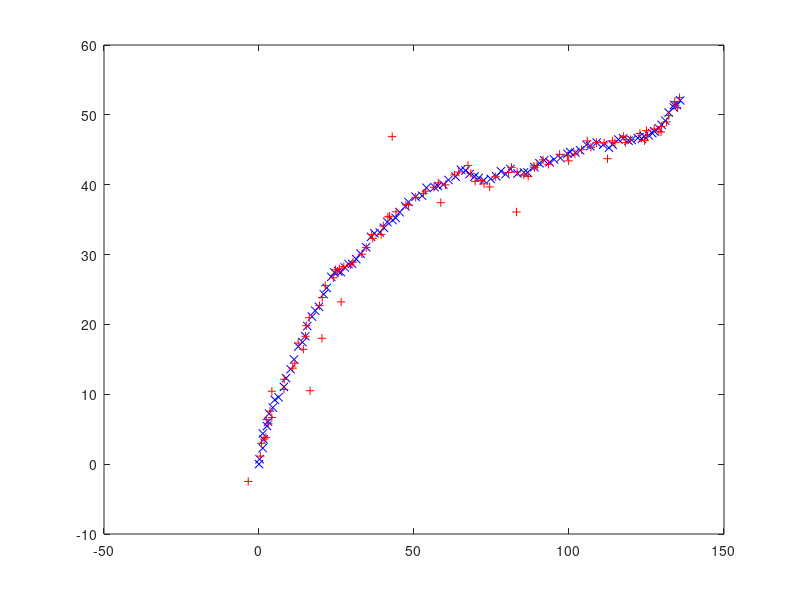

The MATLAB source for this figure: (Note: this script raises an error after producing the figure.)
% x and y csv read files contain the real co-ordinates
% a and b csv files contain Noisy version which are provided by the generic
% video detector.
x=csvread('x.csv');
y=csvread('y.csv');
a=csvread('a.csv');
b=csvread('b.csv');

%ploting the values from x and y csv files
plot(x, y, 'xb');
hold;
plot(a, b, '+r');

nx = a-x;
ny = b-y;
mean(nx)
mean(ny)
std(nx)
std(ny)


% plotting histogram figure for nx and ny
histogram(nx,6)
histogram(ny,6)

%plotting
plot(x, y, 'xb');
hold;
plot(a, b, '+r');
title('noise graph')

%task2: using kalman tracking 
z=[a;b]
[px, py] = kalmanTracking(z)

nnx = px-x;
nny = py-y;
mean(nx)
mean(ny)
plot(x, y, 'xb');
hold on
plot(a, b, '+r');
hold off

plot(x,y, 'xb', px, py, '+r', a,b,'oy');
legend({'x,y = real co-ordinates(x,y)','px,py = predicted co-ordinates(x,y)','a,b = noisy co-ordinates(a,b)'}, 'Location', 'northwest')

% Calculating the mean and standard deviation of absolute error and Root mean squared error for estimated value

Standard_deviation_absolute_error = sqrt( ((x-px).^2) + ((y-py).^2) )
Root_mean_standard_error = rms(Standard_deviation_absolute_error)

% Calculating the mean and standard deviation of absolute error and Root mean squared error for Noisy Co-ordinates value

Standard_deviation_absolute_error_NOISY = sqrt( ((x-a).^2) + ((y-b).^2) )
Root_mean_standard_error_NOISY = rms(Standard_deviation_absolute_error_NOISY)




